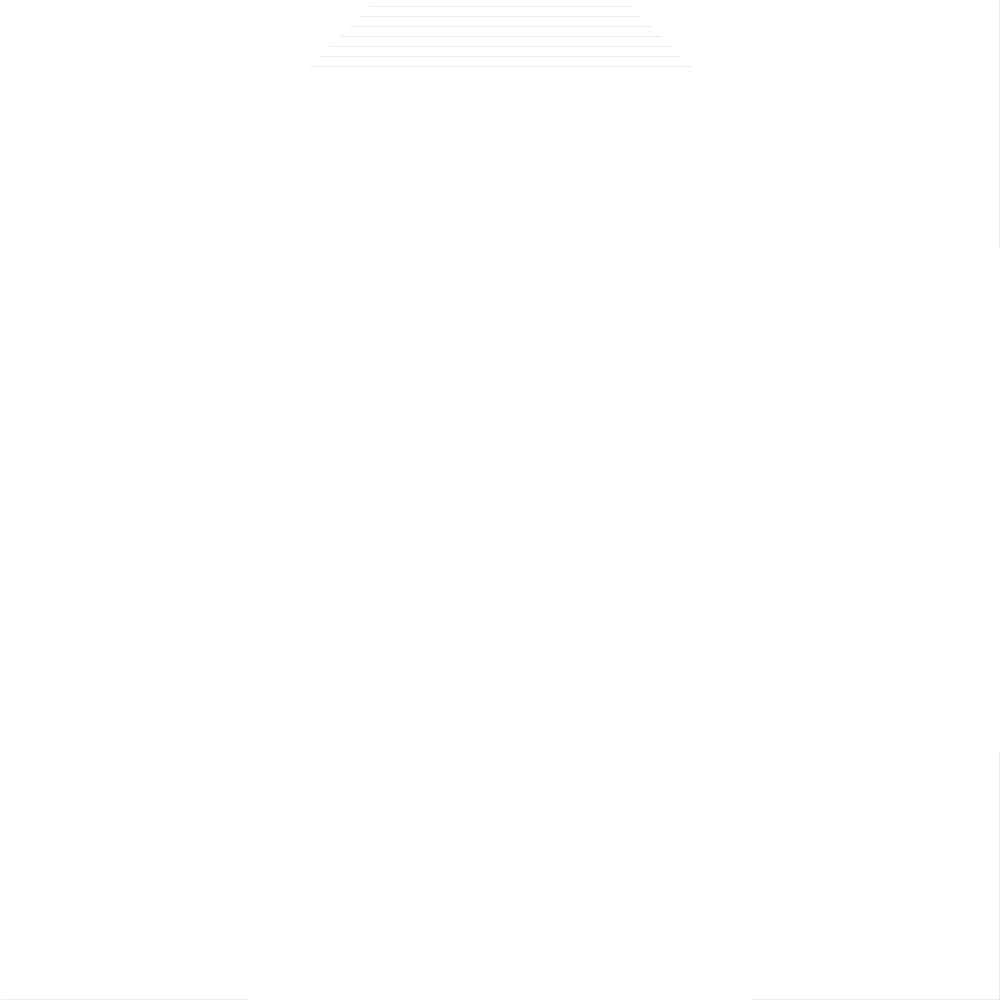
Frame 1 (no input)
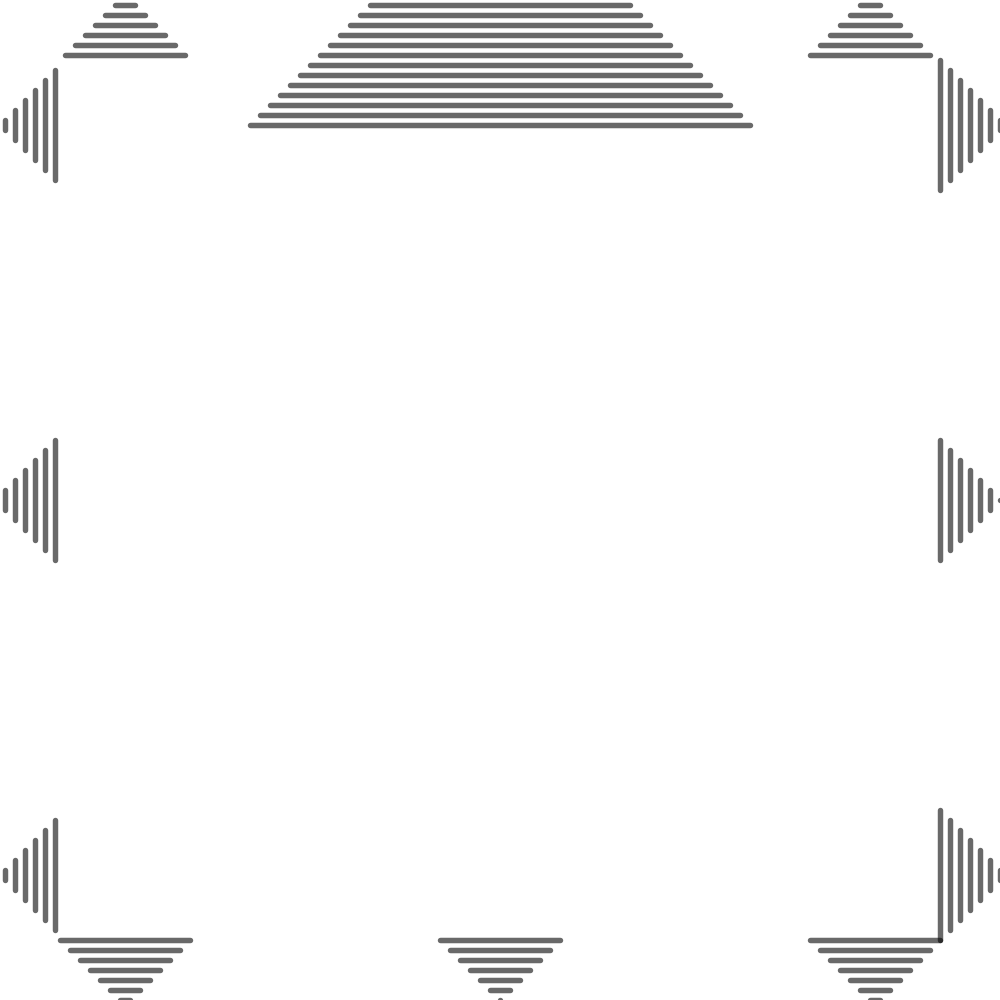
Frame 60 (the mouse pressed at the canvas centre just before this capture)
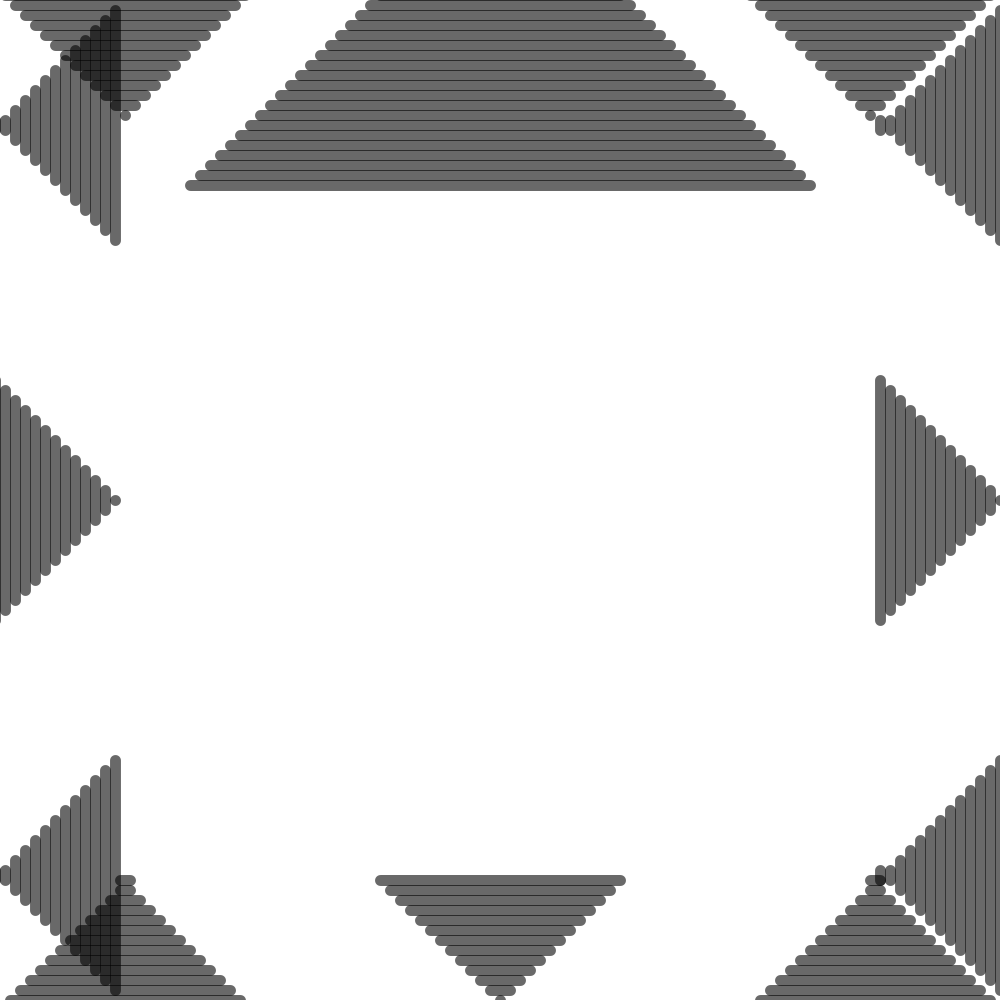
Frame 120 (the mouse held since frame 60 and released just before this capture)

The Processing sketch that drew these frames (run headless with seeded random() and noise(); from frame 60 on, the mouse is pressed at the canvas centre):

// Processing sketch: i_can_do_this_yes_i_can
// ── i_can_do_this_yes_i_can.pde
/*Lineangle lineangleA1 = new Lineangle();*/

  float pointX1 = 0; 
  float pointY1 = 0;
  float moveX1 = 1;
  float moveY1 = 1;
  float pointX2 = 0;
  float pointY2 = 0;
  float moveX2 = 1;
  float moveY2 = 1;
  float pointX3 = 0;
  float pointY3 = 0;
  float moveX3 = 1;
  float moveY3 = 1;
  float pointX4 = 0;
  float pointY4 = 0;
  float moveX4 = 1;
  float moveY4 = 1;
  float pointX5 = 0;
  float pointY5 = 0;
  float moveX5 = 1;
  float moveY5 = 1;
  float pointX6 = 0;
  float pointY6 = 0;
  float moveX6 = 1;
  float moveY6 = 1;
  float pointX7 = 0;
  float pointY7 = 0;
  float moveX7 = 1;
  float moveY7 = 1;
  float pointX8 = 0;
  float pointY8 = 0;
  float moveX8 = 1;
  float moveY8 = 1;
  float pointX9 = 0;
  float pointY9 = 0;
  float moveX9 = 1;
  float moveY9 = 1;
  float pointX10 = 0;
  float pointY10 = 0;
  float moveX10 = 1;
  float moveY10 = 1;
  float pointX11 = 0;
  float pointY11 = 0;
  float moveX11 = 1;
  float moveY11 = 1;
  float pointX12 = 0;
  float pointY12 = 0;
  float moveX12 = 1;
  float moveY12 = 1;
  //change move floats to adjust speed
  //change to 250 to reverse strokewidth and vertical orientation
  
  

void setup() {
  size(1000,1000);
}

void draw() {
  background(255);
    pointX1 = pointX1 + moveX1;
    pointY1 = pointY1 + moveY1;
    pointX2 = pointX2 + moveX2;
    pointY2 = pointY2 + moveY2;
    pointX3 = pointX3 + moveX3;
    pointY3 = pointY3 + moveY3;
    pointX4 = pointX4 + moveX4;
    pointY4 = pointY4 + moveY4;
    pointX5 = pointX5 + moveX5;
    pointY5 = pointY5 + moveY5;
    pointX6 = pointX6 + moveX6;
    pointY6 = pointY6 + moveY6;
    pointX7 = pointX7 + moveX7;
    pointY7 = pointY7 + moveY7;
    pointX8 = pointX8 + moveX8;
    pointY8 = pointY8 + moveY8;
    pointX9 = pointX9 + moveX9;
    pointY9 = pointY9 + moveY9;
    pointX10 = pointX10 + moveX10;
    pointY10 = pointY10 + moveY10;
    pointX11 = pointX11 + moveX11;
    pointY11 = pointY11 + moveY11;
    pointX12 = pointX12 + moveX12;
    pointY12 = pointY12 + moveY12;
   
    //LINEANGLE1 (12)
     if (pointX1 > width || pointX1 < 0) { 
      moveX1 = moveX1 * -1;
    }
    if (pointY1 > height/8 || pointY1 < 0) { 
      moveY1 = moveY1 * -1;
    }
    stroke(0,150);
    if (pointY1 >= 0 && pointY1 >=0) {
      strokeWeight(pointY1/11);
    } else { 
      strokeWeight(pointY1/-23);
    }
      for (int i = 0; i <125; i = i + 10) {
      line(i+pointX1-125,i+pointY1, i + pointX1-125, height/4 - (i+pointY1));
     }
    
    //LINEANGLE2 (1)
    if (pointX2 > width/8 || pointX2 < 0) { 
      moveX2 = moveX2 * -1;
    }
    if (pointY2 > height || pointY2 < 0) { 
      moveY2 = moveY2 * -1;
    }
    stroke(0,150);
    if (pointX2 >= 0) {
      strokeWeight(pointX2/11);
    } else { 
      strokeWeight(pointX2/-23);
    }
      for (int i = 0; i <125; i = i + 10) {
      line((width/8 + pointX2) - i,i+pointY2-125, (width/8 + -pointX2) + i, i+pointY2-125);
     }
     
    //LINEANGLE3 (2)
    if (pointX3 > width/8 || pointX3 < 0) { 
      moveX3 = moveX3 * -1;
    }
    if (pointY3 > height || pointY3 < 0) { 
      moveY3 = moveY3 * -1;
    }
    stroke(0,150);
    if (pointX3 >= 0) {
      strokeWeight(pointX3/11);
    } else { 
      strokeWeight(pointX3/-23);
    }
      for (int i = 0; i <200; i = i + 10) {
      line(i+pointX3+(width/2),i+pointY3-125, width/2 - (i+pointX3), i+pointY3-125);
     }
 
    //LINEANGLE4 (8)
    if (pointX4 > width/8 || pointX4 < 0) { 
      moveX4 = moveX4 * -1;
    }
    if (pointY4 > height || pointY4 < 0) { 
      moveY4 = moveY4 * -1;
    }
    stroke(0,150);
    if (pointX4 >= 0) {
      strokeWeight(pointX4/11);
    } else { 
      strokeWeight(pointX4/-23);
    }
      for (int i = 0; i <125; i = i + 10) {
      line(-i+pointX4 + (width/2),i+pointY4*-1+height, width/2 - (-i+pointX4), i+pointY4*-1+height);
      }
   
    //LINEANGLE5 (3)
    if (pointX5 > width/8 || pointX5 < 0) { 
      moveX5 = moveX5 * -1;
    }
    if (pointY5 > height || pointY5 < 0) { 
      moveY5 = moveY5 * -1;
    }
    stroke(0,150);
    if (pointX5 >= 0) {
      strokeWeight(pointX5/11);
    } else { 
      strokeWeight(pointX5/-23);
    }
      for (int i = 0; i <125; i = i + 10) {
      line((width*.87 + pointX5) - i,i+pointY5-125, (width*.87 +-pointX5) + i, i+pointY5-125);
     }
    
     
    //LINEANGLE6 (9)
    if (pointX6 > width/8 || pointX6 < 0) { 
      moveX6 = moveX6 * -1;
    }
    if (pointY6 > height || pointY6 < 0) { 
      moveY6 = moveY6 * -1;
    }
    stroke(0,150);
    if (pointX6 >= 0) {
      strokeWeight(pointX6/11);
    } else { 
      strokeWeight(pointX6/-23);
    }
      for (int i = 0; i <125; i = i + 10) {
      line(i+pointX6,i+pointY6*-1+height, width/4 - (i+pointX6), i+pointY6*-1+height);
     }
    
    //LINEANGLE7 (11)
     if (pointX7 > width || pointX7 < 0) { 
      moveX7 = moveX7 * -1;
    }
    if (pointY7 > height/8 || pointY7 < 0) { 
      moveY7 = moveY7 * -1;
    }
    stroke(0,150);
    if (pointY7 >= 0 && pointY7 >=0) {
      strokeWeight(pointY7/11);
    } else { 
      strokeWeight(pointY7/-23);
    }
      for (int i = 0; i <125; i = i + 10) {
      line(i+pointX7-125,-i+pointY7+(height/2), i + pointX7-125, height/2 - (-i+pointY7));
     }
     
     //LINEANGLE8 (10)
     if (pointX8 > width || pointX8 < 0) { 
      moveX8 = moveX8 * -1;
    }
    if (pointY8 > height/8 || pointY8 < 0) { 
      moveY8 = moveY8 * -1;
    }
    stroke(0,150);
    if (pointY8 >= 0 && pointY8 >=0) {
      strokeWeight(pointY8/11);
    } else { 
      strokeWeight(pointY8/-23);
    }
      for (int i = 0; i <125; i = i + 10) {
      line(i+pointX8-125,i+pointY8+(width*.75), i + pointX8-125, height - (i+pointY8));
     }
    
    //LINEANGLE9 (7)
    if (pointX9 > width/8 || pointX9 < 0) { 
      moveX9 = moveX9 * -1;
    }
    if (pointY9 > height || pointY9 < 0) { 
      moveY9 = moveY9 * -1;
    }
    stroke(0,150);
    if (pointX9 >= 0) {
      strokeWeight(pointX9/11);
    } else { 
      strokeWeight(pointX9/-23);
    }
      for (int i = 0; i <125; i = i + 10) {
      line(i+pointX9+(width*.75),i+pointY9*-1+height, width - (i+pointX9), i+pointY9*-1+height);
     }
     
     //LINEANGLE10 (4)
     if (pointX10 > width || pointX10 < 0) { 
      moveX10 = moveX10 * -1;
    }
    if (pointY10 > height/8 || pointY10 < 0) { 
      moveY10 = moveY10 * -1;
    }
    stroke(0,150);
    if (pointY10 >= 0 && pointY10 >=0) {
      strokeWeight(pointY10/11);
    } else { 
      strokeWeight(pointY10/-23);
    }
      for (int i = 0; i <125; i = i + 10) {
      line(i+pointX10*-1+width,i+pointY10, i + pointX10*-1+width, height/4 - (i+pointY10));
     }
    
    //LINEANGLE11 (5)
     if (pointX11 > width || pointX11 < 0) { 
      moveX11 = moveX11 * -1;
    }
    if (pointY11 > height/8 || pointY11 < 0) { 
      moveY11 = moveY11 * -1;
    }
    stroke(0,150);
    if (pointY11 >= 0 && pointY11 >=0) {
      strokeWeight(pointY11/11);
    } else { 
      strokeWeight(pointY11/-23);
    }
      for (int i = 0; i <125; i = i + 10) {
      line(i+pointX11*-1+width,-i+pointY11+(height/2), i + pointX11*-1+width, height/2 - (-i+pointY11));
     }
    
    //LINEANGLE8 (6)
     if (pointX12 > width || pointX12 < 0) { 
      moveX12 = moveX12 * -1;
    }
    if (pointY12 > height/8 || pointY12 < 0) { 
      moveY12 = moveY12 * -1;
    }
    stroke(0,150);
    if (pointY12 >= 0 && pointY12 >=0) {
      strokeWeight(pointY12/11);
    } else { 
      strokeWeight(pointY12/-23);
    }
      for (int i = 0; i <125; i = i + 10) {
      line(i+pointX12*-1+width,i+pointY12+(width*.75), i + pointX12*-1+width, height - (i+pointY12));
     }
     
}
